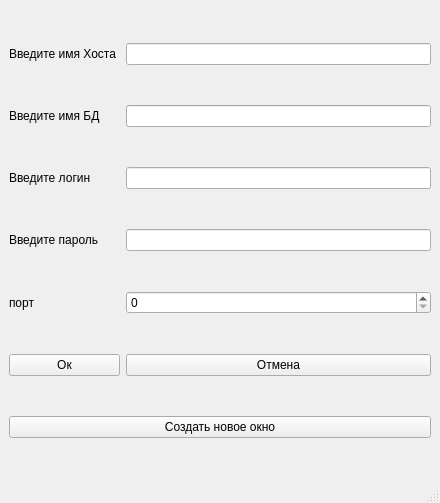
<?xml version="1.0" encoding="UTF-8"?>
<ui version="4.0">
 <class>MainWindow</class>
 <widget class="QMainWindow" name="MainWindow">
  <property name="geometry">
   <rect>
    <x>0</x>
    <y>0</y>
    <width>440</width>
    <height>503</height>
   </rect>
  </property>
  <property name="windowTitle">
   <string>MainWindow</string>
  </property>
  <widget class="QWidget" name="centralwidget">
   <layout class="QGridLayout" name="gridLayout">
    <item row="3" column="0">
     <widget class="QLabel" name="label_4">
      <property name="text">
       <string>Введите пароль</string>
      </property>
     </widget>
    </item>
    <item row="2" column="0">
     <widget class="QLabel" name="label_3">
      <property name="text">
       <string>Введите логин</string>
      </property>
     </widget>
    </item>
    <item row="2" column="1">
     <widget class="QLineEdit" name="lineEdit_4"/>
    </item>
    <item row="5" column="0">
     <widget class="QPushButton" name="pushButton">
      <property name="text">
       <string>Ок</string>
      </property>
     </widget>
    </item>
    <item row="3" column="1">
     <widget class="QLineEdit" name="lineEdit_2"/>
    </item>
    <item row="1" column="1">
     <widget class="QLineEdit" name="lineEdit_3">
      <property name="enabled">
       <bool>true</bool>
      </property>
     </widget>
    </item>
    <item row="4" column="0">
     <widget class="QLabel" name="label_5">
      <property name="text">
       <string>порт</string>
      </property>
     </widget>
    </item>
    <item row="0" column="0">
     <widget class="QLabel" name="label">
      <property name="text">
       <string>Введите имя Хоста </string>
      </property>
     </widget>
    </item>
    <item row="0" column="1">
     <widget class="QLineEdit" name="lineEdit"/>
    </item>
    <item row="1" column="0">
     <widget class="QLabel" name="label_2">
      <property name="text">
       <string>Введите имя БД</string>
      </property>
     </widget>
    </item>
    <item row="5" column="1">
     <widget class="QPushButton" name="pushButton_2">
      <property name="text">
       <string>Отмена</string>
      </property>
     </widget>
    </item>
    <item row="4" column="1">
     <widget class="QSpinBox" name="spinBox">
      <property name="enabled">
       <bool>true</bool>
      </property>
      <property name="sizePolicy">
       <sizepolicy hsizetype="Minimum" vsizetype="Fixed">
        <horstretch>0</horstretch>
        <verstretch>0</verstretch>
       </sizepolicy>
      </property>
     </widget>
    </item>
    <item row="6" column="0" colspan="2">
     <widget class="QPushButton" name="pushButton_3">
      <property name="text">
       <string>Создать новое окно</string>
      </property>
     </widget>
    </item>
   </layout>
  </widget>
  <widget class="QMenuBar" name="menubar">
   <property name="geometry">
    <rect>
     <x>0</x>
     <y>0</y>
     <width>440</width>
     <height>21</height>
    </rect>
   </property>
  </widget>
  <widget class="QStatusBar" name="statusbar"/>
 </widget>
 <resources/>
 <connections/>
</ui>
